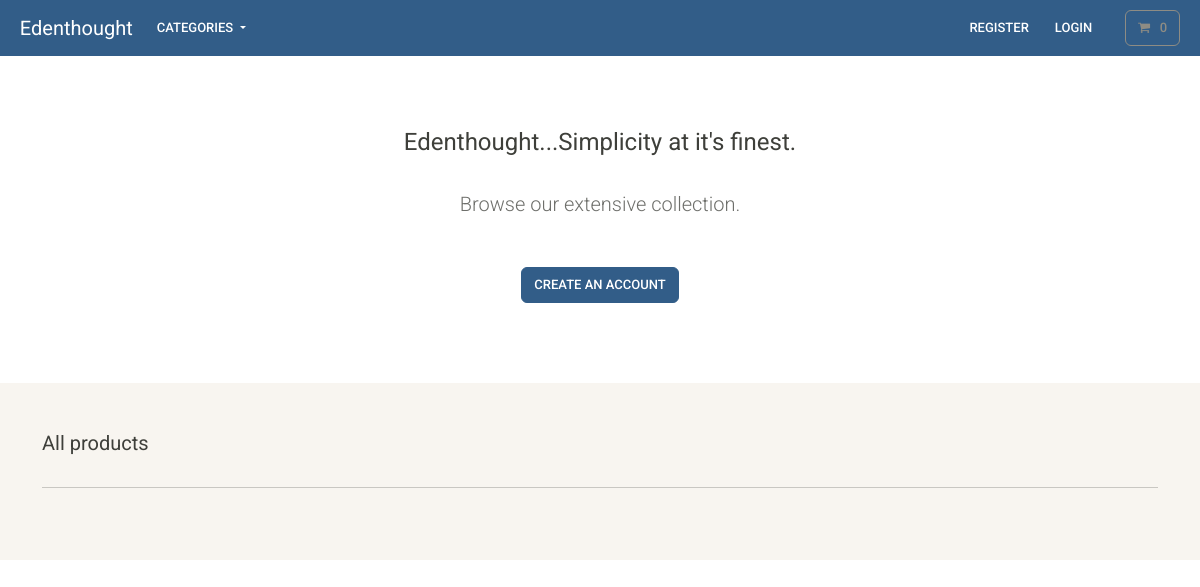
The app's page /, older data.
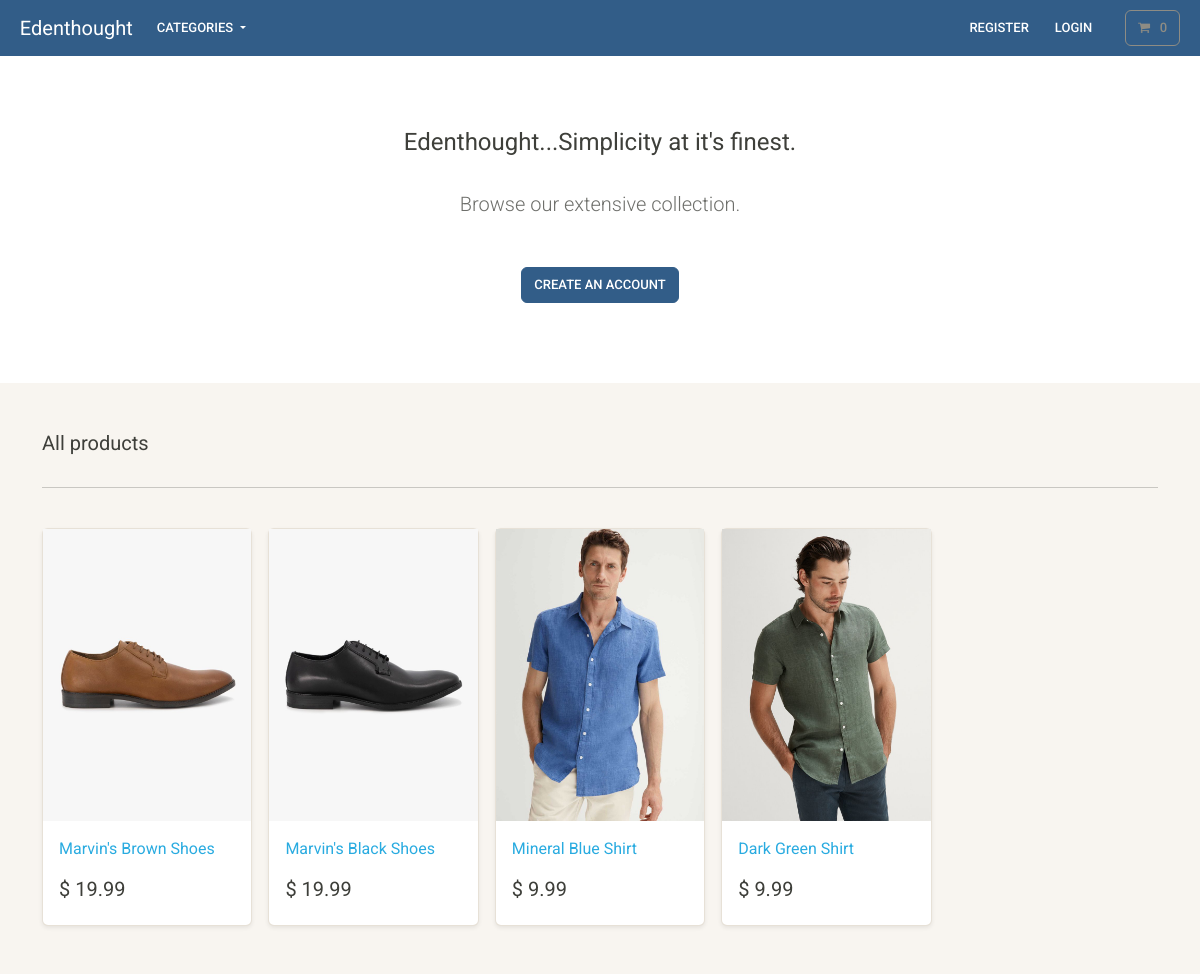
The same page, newer data.
### store/models.py (models this page shows, shortened)
class Product(models.Model):
    category = models.ForeignKey(Category, related_name='product', on_delete=models.CASCADE, null=True)
    title = models.CharField(max_length=250)
    brand = models.CharField(max_length=250, default='un-branded')
    description = models.TextField(blank=True)
    slug = models.SlugField(max_length=250)
    price = models.DecimalField(max_digits=4, decimal_places=2)
    image = models.ImageField(upload_to='images/')
    class Meta:
        verbose_name_plural = 'products'
    def get_absolute_url(self):
        return reverse('product-info', args=[self.slug])

### store/views.py (the view)
# urls.py: path('', include('store.urls')),
def store(request):
    all_products = Product.objects.all()
    context = {'my_products': all_products}
    return render(request, 'store/store.html', context)

### cart/cart.py (called while the page is built)
    def __len__(self):
        return sum(item['qty'] for item in self.cart.values())

### cart/context_processors.py (called while the page is built)
def cart(request):
    return {'cart': Cart(request)}

### store/models.py (called while the page is built)
    def get_absolute_url(self):
        return reverse('list-category', args=[self.slug])

### store/views.py (called while the page is built)
def categories(request):
    all_categories = Category.objects.all()
    return {'all_categories': all_categories}

### store/templates/store/store.html
{% extends "./base.html" %}
{% load static %}
{% block content %}
    <section class="py-4 text-center container">
        <div class="row py-lg-5">
            <div class="col-lg-6 col-md-8 mx-auto">
                <h4> Edenthought...Simplicity at it's finest. </h4>
                <br>
                <p class="lead text-muted">
                Browse our extensive collection.
                </p>
                <br>
                <a href="#" class="btn btn-primary my-2"> Create an account </a>
            </div>
        </div>
    </section>
       <div class="album py-5 bg-light">
        <div class="container">
          <div class="pb-3 h5"> All products </div>
          <hr>
          <br>
          <div class="row row-cols-1 row-cols-sm-2 row-cols-md-5 g-3">
            {% for product in my_products %}
            <div class="col">
              <div class="card shadow-sm">
                <img class="img-fluid" alt="Responsive image" src="{{ product.image.url }}">
                <div class="card-body">
                  <p class="card-text">
                    <a class="text-info text-decoration-none" href="{{ product.get_absolute_url }}">{{ product.title | capfirst }}</a>
                  </p>
                  <div class="d-flex justify-content-between align-items-center">
                    <h5> $ {{ product.price }} </h5>
                  </div>
                </div>
              </div>
            </div>
            {% endfor %}
          </div>
        </div>
      </div>
{% endblock %}

### store/templates/store/base.html (shortened to what this page needs)
{% load static %}
<!DOCTYPE html>
<html>
    <head>
        <link rel="stylesheet" href="https://bootswatch.com/5/sandstone/bootstrap.min.css">
        <link rel="stylesheet" href="https://cdnjs.cloudflare.com/ajax/libs/font-awesome/4.7.0/css/font-awesome.min.css">
    </head>
    <nav class="navbar navbar-expand-lg bg-primary justify-content-center">
        <a class="navbar-brand main-heading text-white" href="{% url 'store' %}">
        &nbsp; &nbsp; Edenthought
        </a>
        <div class="collapse navbar-collapse" id="navbarCollapse">
            <ul class="navbar-nav me-auto mb-2 mb-md-0">
                <li class="nav-item dropdown">
                    <a class="nav-link dropdown-toggle text-white" href="#" id="navbarDropdown" role="button"
                    data-bs-toggle="dropdown" aria-expanded="false">
                        Categories
                    </a>
                </li>
            </ul>
        </div>
        <div class="collapse navbar-collapse text-center" id="navbarNavDropdown">
            <ul class="navbar-nav ms-auto">
                <li class="nav-item">
                    <a class="btn btn-alert navbar-btn text-white" type="button"  href="/"> Register </a>
                </li>
                <li class="nav-item">
                    <a class="btn btn-alert navbar-btn text-white" type="button"  href="/"> Login </a>
                </li>
                <li class="nav-item">
                    <a type="button" role="button" href="{% url 'cart-summary' %}" class="btn btn-outline-secondary">
                        <i class="fa fa-shopping-cart" aria-hidden="true"> </i>
                        <div id="cart-qty" class="d-inline-flex">
                            {% with qty_amount=cart|length %}
                                {% if qty_amount > 0 %}
                                    {{ qty_amount }}
                                    {% else %}
                                        0
                                {% endif %}
                            {% endwith %}
                        </div>
                    </a>
                </li>
            </ul>
        </div>
    </nav>
    <body>
        {% block content %}
        {% endblock %}
    </body>
</html>

Row changes from the older to the newer data that the page shows:
added Product: image (picture), title "Marvin's Brown Shoes", price "19.99"
added Product: image (picture), title "Marvin's Black Shoes", price "19.99"
added Product: image (picture), title "Mineral Blue Shirt", price "9.99"
added Product: image (picture), title "Dark Green Shirt", price "9.99"
